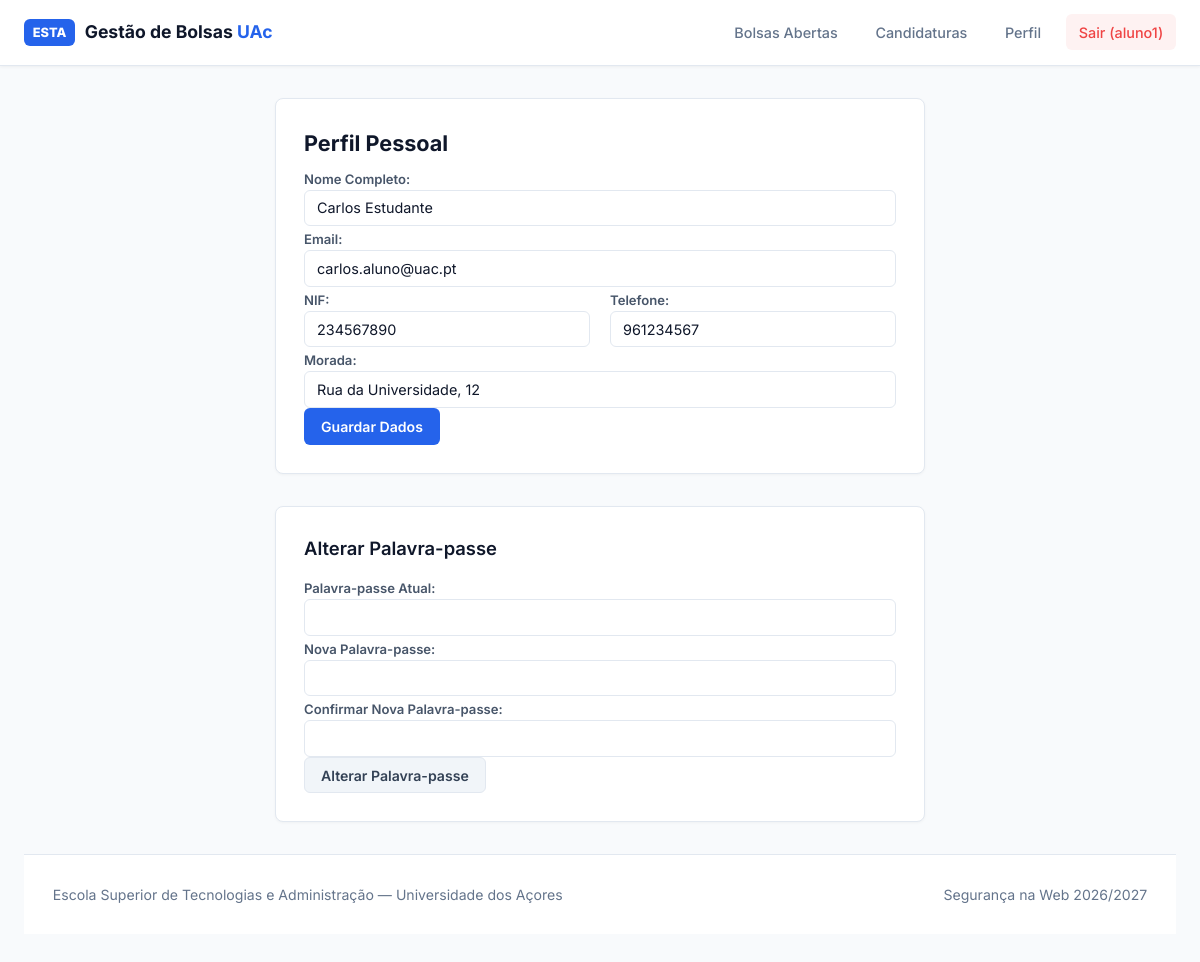
Page /public/candidato/perfil.php (signed in) on the committed database.
### tables this page shows
CREATE TABLE users (
    id INT AUTO_INCREMENT PRIMARY KEY,
    username VARCHAR(50) NOT NULL UNIQUE,
    password_hash VARCHAR(255) NOT NULL,
    role ENUM('candidato', 'tecnico') NOT NULL DEFAULT 'candidato',
    nome VARCHAR(100) NOT NULL,
    email VARCHAR(100) NOT NULL,
    nif VARCHAR(9) NULL,
    morada VARCHAR(255) NULL,
    telefone VARCHAR(15) NULL,
    created_at TIMESTAMP DEFAULT CURRENT_TIMESTAMP
);

### config/db.php (called while the page is built, shortened)
<?php
function sanitize($data) {
    return htmlspecialchars($data ?? '', ENT_QUOTES, 'UTF-8');
}
?>

### public/candidato/perfil.php (the view, shortened to what this page needs)
<?php
require_once __DIR__ . '/../../config/db.php';
$user_id = $_SESSION['user_id'];
$stmt = $pdo->prepare("SELECT * FROM users WHERE id = ?");
$stmt->execute([$user_id]);
$perfil = $stmt->fetch();
require_once __DIR__ . '/../../includes/header.php';
?>
<div class="card" style="max-width: 650px; margin: auto;">
    <h2>Perfil Pessoal</h2>
    <form method="POST">
        <label>Nome Completo:</label>
        <input type="text" name="nome" value="<?= sanitize($perfil['nome']) ?>" required>
        <label>Email:</label>
        <input type="email" name="email" value="<?= sanitize($perfil['email']) ?>" required>
        <div class="form-row">
            <div class="form-col">
                <label>NIF:</label>
                <input type="text" name="nif" maxlength="9" value="<?= sanitize($perfil['nif']) ?>">
            </div>
            <div class="form-col">
                <label>Telefone:</label>
                <input type="text" name="telefone" value="<?= sanitize($perfil['telefone']) ?>">
            </div>
        </div>
        <label>Morada:</label>
        <input type="text" name="morada" value="<?= sanitize($perfil['morada']) ?>">
        <button type="submit" class="btn btn-primary">Guardar Dados</button>
    </form>
</div>
<div class="card" style="max-width: 650px; margin: 2rem auto;">
    <h3>Alterar Palavra-passe</h3>
    <form method="POST">
        <label>Palavra-passe Atual:</label>
        <input type="password" name="pass_atual" required>
        <label>Nova Palavra-passe:</label>
        <input type="password" name="nova_pass" required>
        <label>Confirmar Nova Palavra-passe:</label>
        <input type="password" name="conf_pass" required>
        <button type="submit" class="btn btn-secondary">Alterar Palavra-passe</button>
    </form>
</div>
<?php require_once __DIR__ . '/../../includes/footer.php'; ?>

### includes/header.php (style rules this page uses)
:root { --primary: #2563eb; --primary-hover: #1d4ed8; --bg: #f8fafc; --surface: #ffffff; --text-main: #0f172a; --text-muted: #64748b; --border: #e2e8f0; --success-bg: #dcfce7; --success-text: #166534; --danger-bg: #fee2e2; --danger-text: #991b1b; --warning-bg: #fef3c7; --warning-text: #92400e; --info-bg: #e0f2fe; --info-text: #075985; --radius: 8px; }
* { box-sizing: border-box; margin: 0; padding: 0; }
html, body { width: 100%; min-height: 100vh; background-color: var(--bg); color: var(--text-main); font-family: 'Inter', system-ui, -apple-system, sans-serif; line-height: 1.5; }
.card { background: var(--surface); border-radius: var(--radius); padding: 1.75rem; margin-bottom: 1.5rem; border: 1px solid var(--border); box-shadow: 0 1px 3px rgba(0,0,0,0.04); width: 100%; }
h2 { font-size: 1.35rem; font-weight: 700; color: var(--text-main); margin-bottom: 0.4rem; }
h3 { font-size: 1.15rem; font-weight: 600; margin-bottom: 0.8rem; }
label { font-size: 0.82rem; font-weight: 600; color: #475569; margin-bottom: 0.35rem; }
input[type="text"], input[type="email"], input[type="password"], input[type="number"], input[type="date"], select, textarea { width: 100%; padding: 0.55rem 0.75rem; font-size: 0.9rem; font-family: inherit; color: var(--text-main); background: #ffffff; border: 1px solid var(--border); border-radius: 6px; outline: none; transition: border-color 0.15s ease; }
.btn { display: inline-flex; align-items: center; justify-content: center; font-family: inherit; font-size: 0.88rem; font-weight: 600; padding: 0.55rem 1rem; border-radius: 6px; cursor: pointer; text-decoration: none; border: 1px solid transparent; transition: all 0.15s ease; white-space: nowrap; }
.btn-primary { background-color: var(--primary); color: #ffffff; }
.btn-secondary { background-color: #f1f5f9; color: #334155; border-color: var(--border); }
.form-row { display: flex; gap: 1.25rem; }
.form-col { flex: 1; }

### rows in the picture
users: nome "Carlos Estudante", email "carlos.aluno@uac.pt", nif "234567890", telefone "961234567", morada "Rua da Universidade, 12"

### other values in the picture
$_SESSION['username'] "aluno1"
